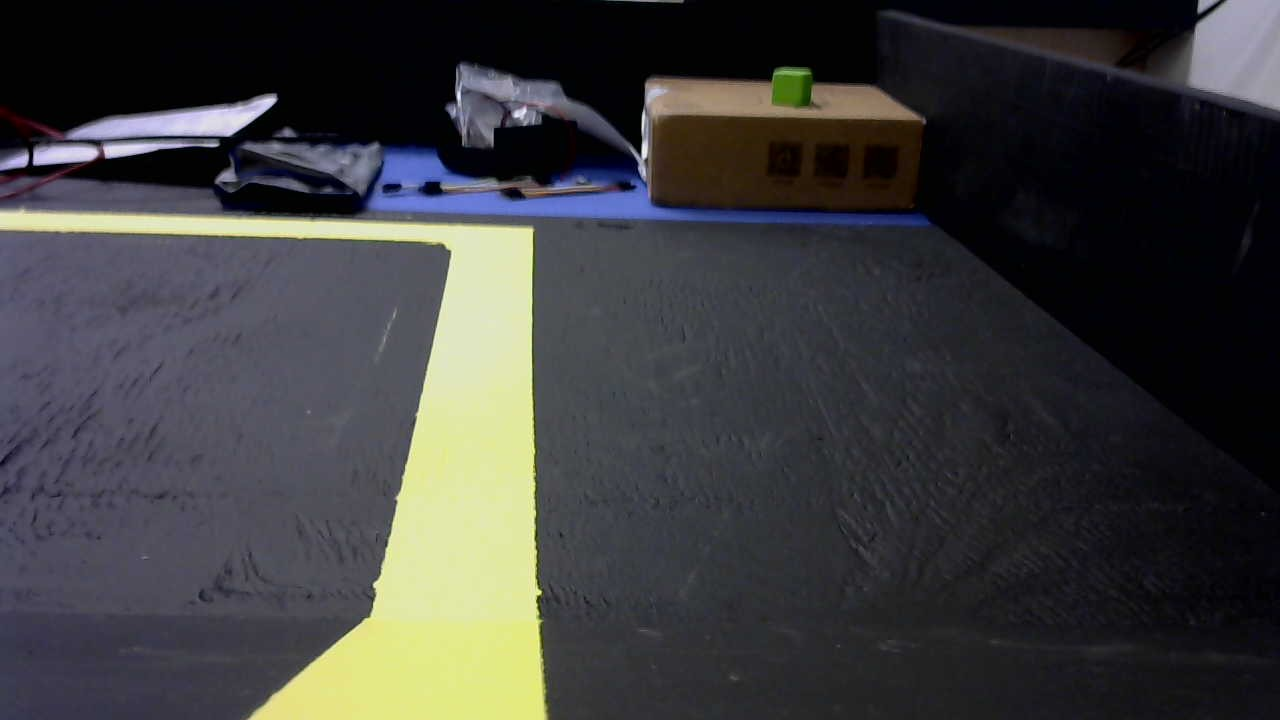
#> input picture LineRecognition/testLine3.jpg, 1280 x 720 px
$ python line_detector.py
#> lines starting #> are read from the running program, lines starting #| are printed output that depends on the picture; after the words box and inside, x2 and y2 are one past the last pixel; in counts of white or black regions, pixels touching at a corner belong together
import cv2
import numpy as np

def update_yellow_detection(x):
    # Get the current positions of the trackbars
    low_h = cv2.getTrackbarPos('Low H', 'Yellow Detection')
    low_s = cv2.getTrackbarPos('Low S', 'Yellow Detection')
    low_v = cv2.getTrackbarPos('Low V', 'Yellow Detection')
    high_h = cv2.getTrackbarPos('High H', 'Yellow Detection')
    high_s = cv2.getTrackbarPos('High S', 'Yellow Detection')
    high_v = cv2.getTrackbarPos('High V', 'Yellow Detection')

    # Create the lower and upper bounds for the yellow color
    lower_yellow = np.array([low_h, low_s, low_v])
    upper_yellow = np.array([high_h, high_s, high_v])

    # Create a mask to isolate yellow regions
    mask = cv2.inRange(hsv, lower_yellow, upper_yellow)

    # Apply median blur to reduce noise
    blurred_mask = cv2.medianBlur(mask, 5)

    # Display the result
    cv2.imshow('Yellow Detection', blurred_mask)


# Read the image
image = cv2.imread('testLine3.jpg')
#> image is the input picture: shape (720, 1280, 3); mean B, G, R 61.4, 60.9, 60.9

#IMAGE ABOVE DUMMY

if image is None:
    print("Could not read the image.")
    exit()

# Convert the image to the HSV color space
hsv = cv2.cvtColor(image, cv2.COLOR_BGR2HSV)
#> hsv: shape (720, 1280, 3); mean H, S, V 93.2, 70.8, 69.1
cv2.imshow('HSV', hsv)

# Create a window for the trackbars
cv2.namedWindow('Yellow Detection')

# Create trackbars for color change
cv2.createTrackbar('Low H', 'Yellow Detection', 10, 179, update_yellow_detection)
cv2.createTrackbar('High H', 'Yellow Detection', 36, 179, update_yellow_detection)
cv2.createTrackbar('Low S', 'Yellow Detection', 20, 255, update_yellow_detection)
cv2.createTrackbar('High S', 'Yellow Detection', 100, 255, update_yellow_detection)
cv2.createTrackbar('Low V', 'Yellow Detection', 120, 255, update_yellow_detection)
cv2.createTrackbar('High V', 'Yellow Detection', 210, 255, update_yellow_detection)

# Initial detection
update_yellow_detection(0)
#> in update_yellow_detection, `mask = cv2.inRange(hsv, lower_yellow, upper_yellow)`:
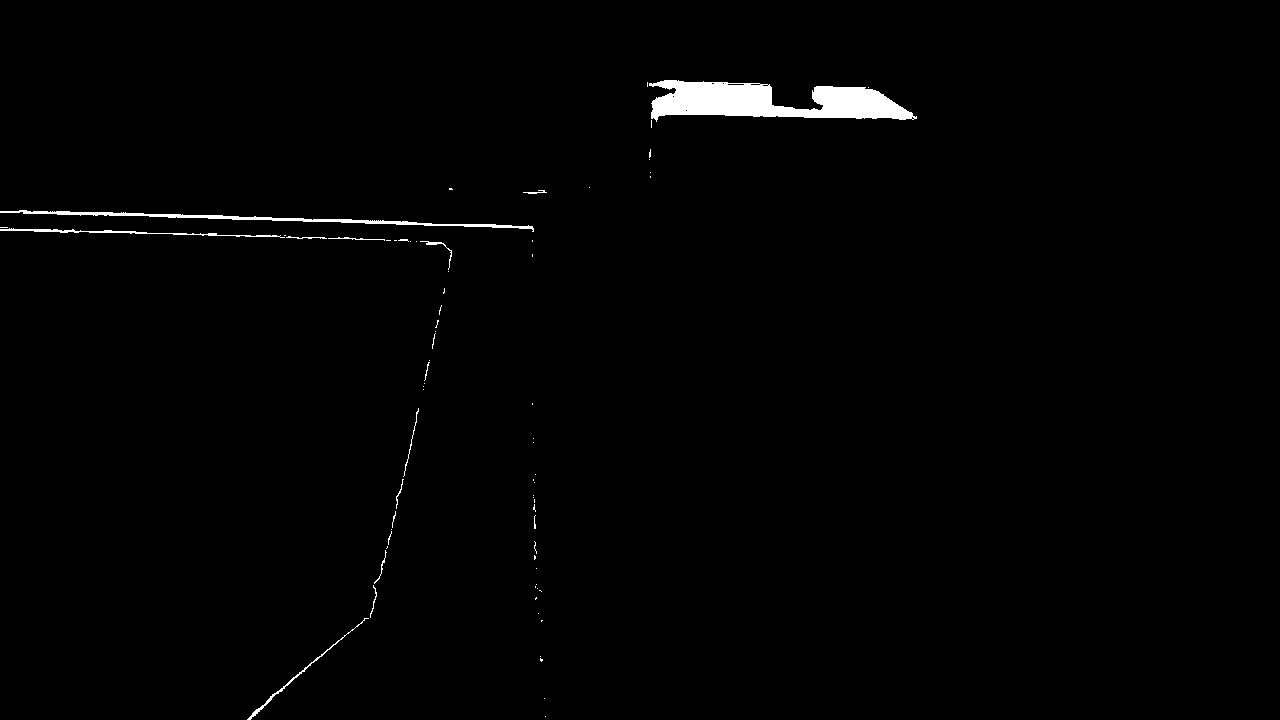
#> mask: shape (720, 1280); 1.1% white; 70 white regions (56 under 20 px), largest, box (x1, y1, x2, y2) and area: (649, 80, 917, 122) 6739, (0, 210, 534, 232) 1633, (0, 228, 285, 238) 536
#> in update_yellow_detection, `blurred_mask = cv2.medianBlur(mask, 5)`:
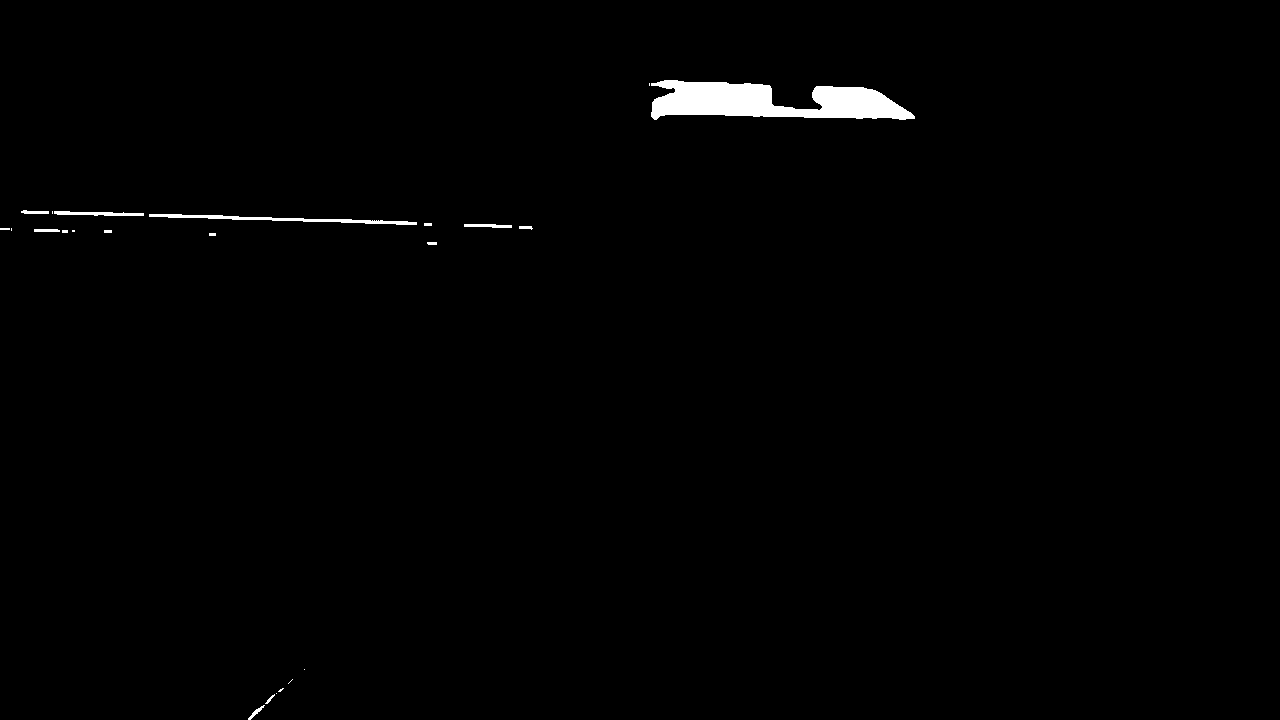
#> blurred_mask: shape (720, 1280); 0.92% white; 23 white regions (9 under 20 px), largest, box (x1, y1, x2, y2) and area: (651, 80, 915, 120) 6735, (149, 214, 417, 225) 877, (54, 211, 144, 216) 297

cv2.waitKey(0)
cv2.destroyAllWindows()

$ run again, with LineRecognition/testLine2.jpg copied over LineRecognition/testLine3.jpg
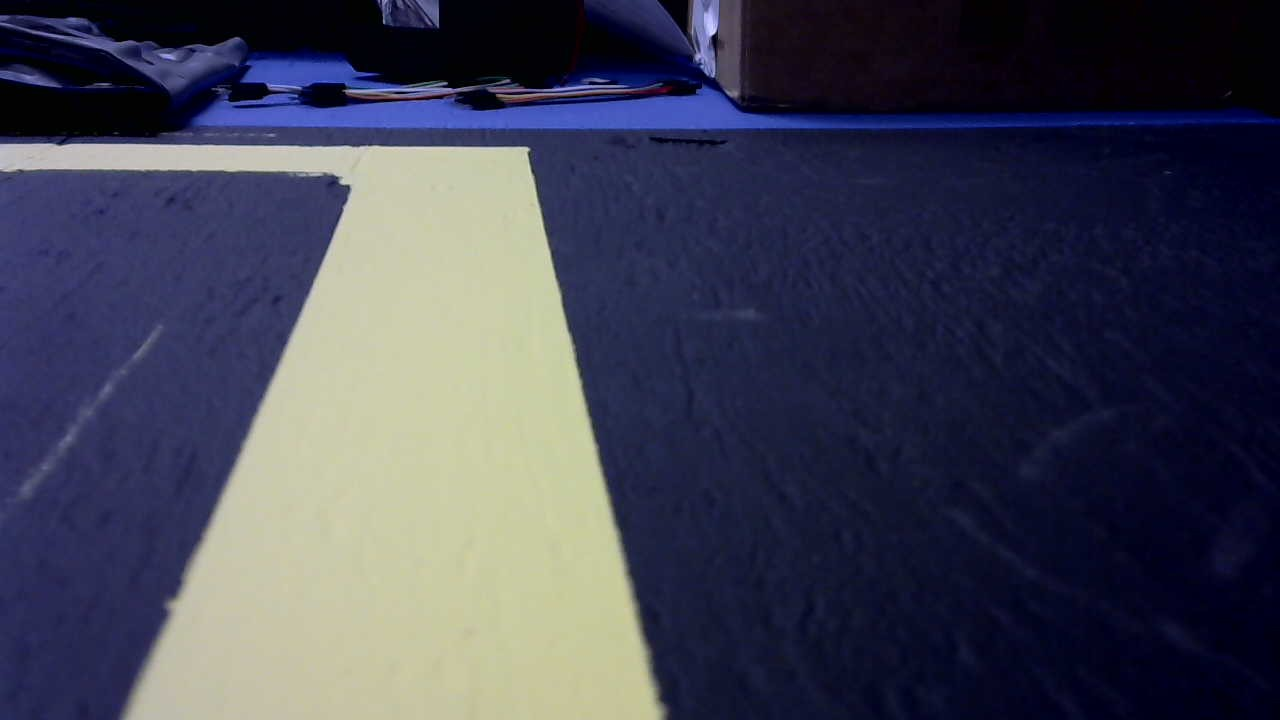
#> input picture LineRecognition/testLine2.jpg, 1280 x 720 px
#> image is the input picture: shape (720, 1280, 3); mean B, G, R 83.7, 66.2, 64.5
#> hsv: shape (720, 1280, 3); mean H, S, V 98.6, 139.2, 91.1
#> in update_yellow_detection, `mask = cv2.inRange(hsv, lower_yellow, upper_yellow)`:
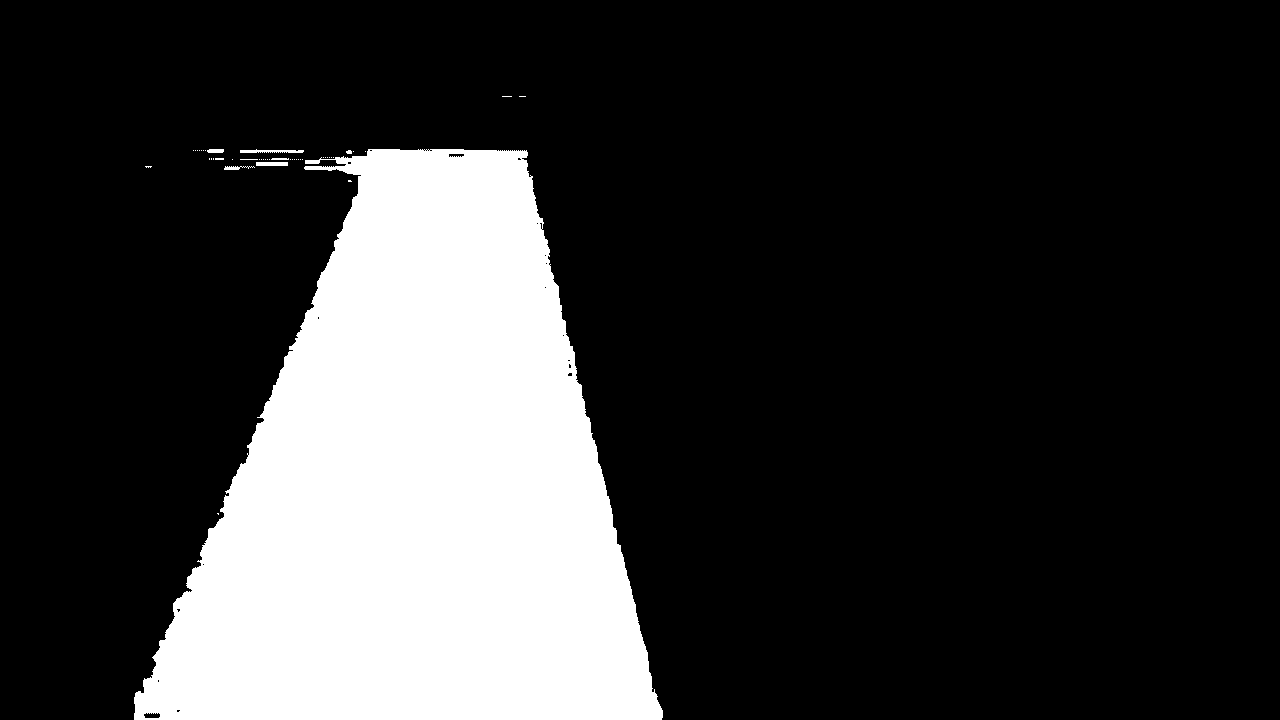
#> mask: shape (720, 1280); 21.2% white; 46 white regions (39 under 20 px), largest, box (x1, y1, x2, y2) and area: (134, 149, 663, 720) 194683, (240, 149, 304, 153) 174, (256, 162, 288, 166) 128
#> blurred_mask: shape (720, 1280); 21.2% white; 20 white regions (14 under 20 px), largest, box (x1, y1, x2, y2) and area: (134, 149, 663, 720) 194786, (257, 160, 287, 166) 154, (208, 149, 223, 153) 56, (242, 150, 259, 153) 51, (286, 150, 302, 153) 48, (225, 166, 239, 170) 45

$ run again, with LineRecognition/Course-Yellow-Line.jpg copied over LineRecognition/testLine3.jpg
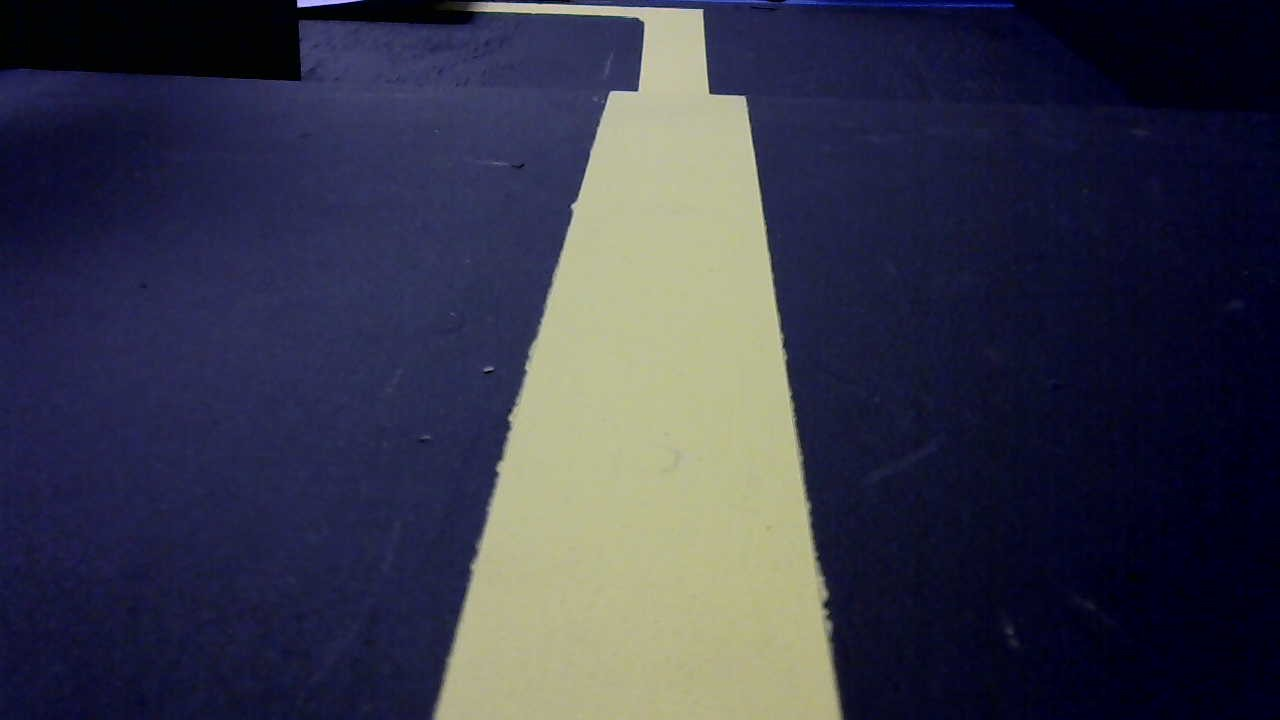
#> input picture LineRecognition/Course-Yellow-Line.jpg, 1280 x 720 px
#> image is the input picture: shape (720, 1280, 3); mean B, G, R 74.1, 56.2, 54.9
#> hsv: shape (720, 1280, 3); mean H, S, V 100.7, 144, 81.9
#> in update_yellow_detection, `mask = cv2.inRange(hsv, lower_yellow, upper_yellow)`:
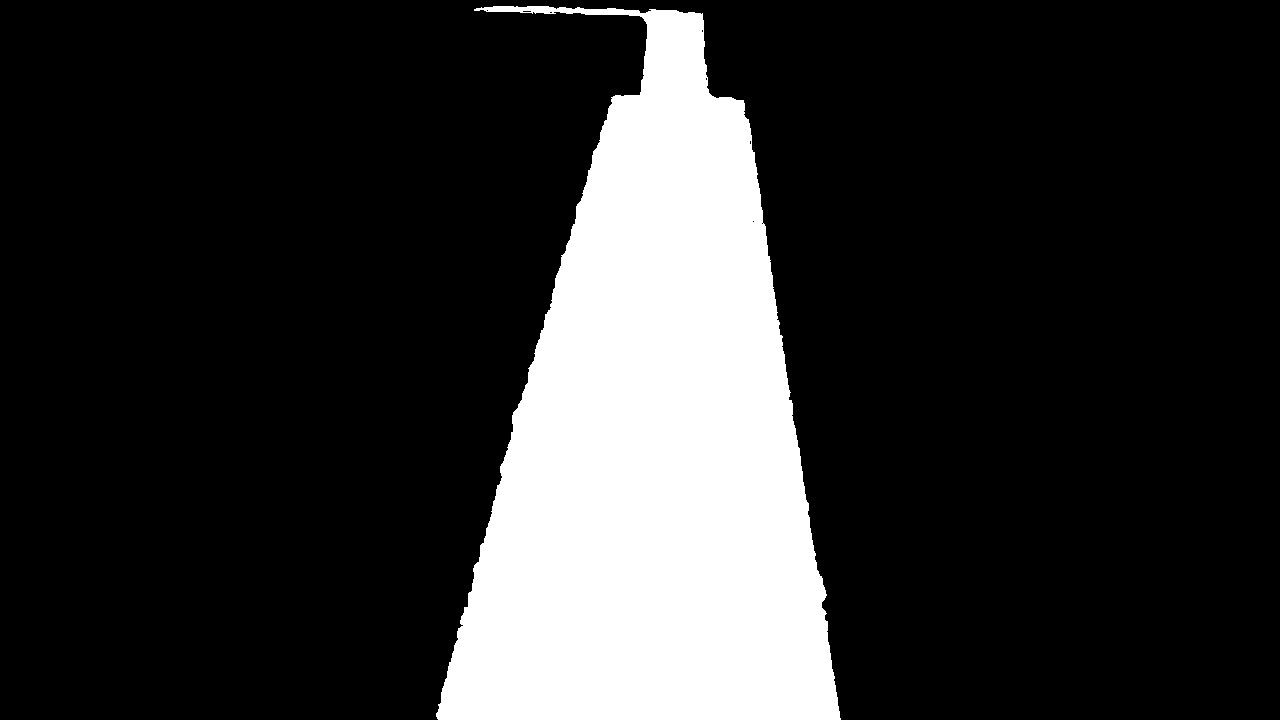
#> mask: shape (720, 1280); 19.1% white; 1 white region, box (x1, y1, x2, y2) and area: (436, 6, 841, 720) 175842
#> blurred_mask: shape (720, 1280); 19.1% white; 2 white regions (1 under 20 px), largest, box (x1, y1, x2, y2) and area: (436, 6, 841, 720) 175831
